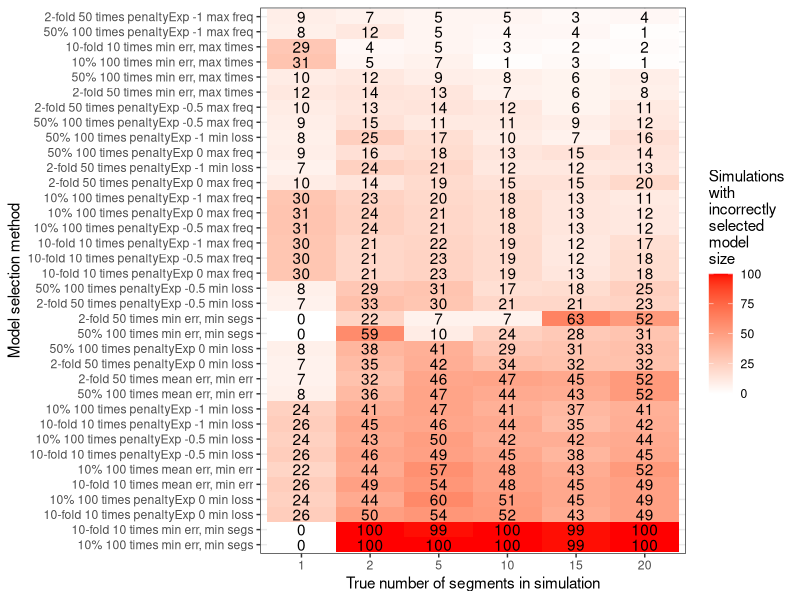

The R script that drew this image:
sim.result <- data.table::fread("figure-select-segments-data.csv")
sim.err <- sim.result[, .(
  zero.one.loss=sum(selected != n.segments),
  L1.loss=sum(abs(selected-n.segments)),
  L2.loss=sum((selected-n.segments)^2)
), by=.(n.segments, method)]
method.dt <- sim.err[, .(
  total=sum(zero.one.loss)
), by=method][order(-total)]
sim.err[, Method := factor(method, method.dt$method)]

library(ggplot2)
gg <- ggplot()+
  geom_tile(aes(
    factor(n.segments), Method,
    fill=zero.one.loss),
    data=sim.err)+
  geom_text(aes(
    factor(n.segments), Method,
    label=zero.one.loss),
    data=sim.err)+
  scale_fill_gradient(
    "Simulations
with
incorrectly
selected
model
size",
low="white", high="red")+
  scale_x_discrete(
    "True number of segments in simulation")+
  scale_y_discrete(
    "Model selection method")+
  theme_bw()
png("figure-select-segments.png", width=6, height=6, units="in", res=200)
print(gg)
dev.off()
